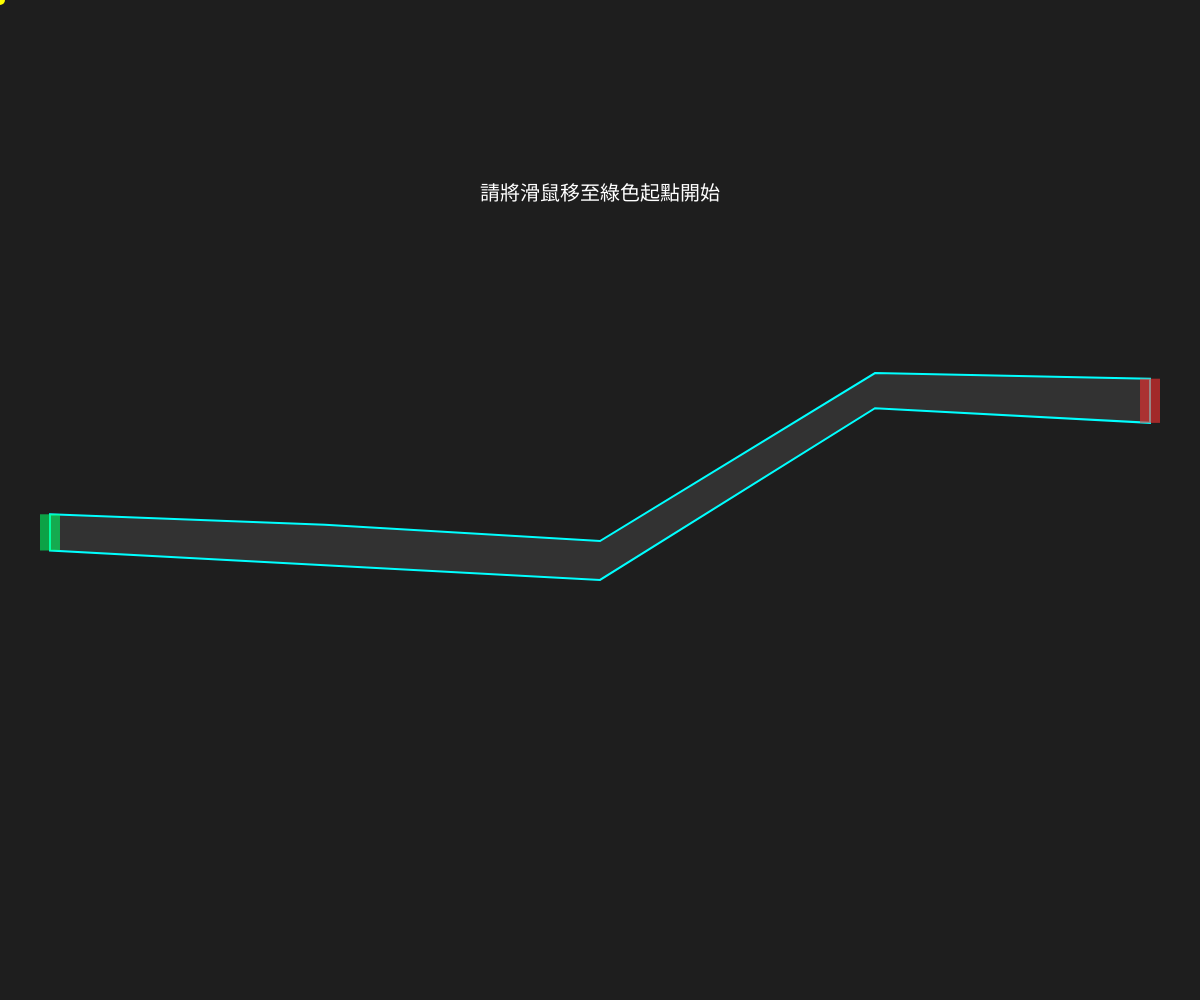
Frame 1 (no input)
Frame 60 (no input): identical to frame 1, image omitted
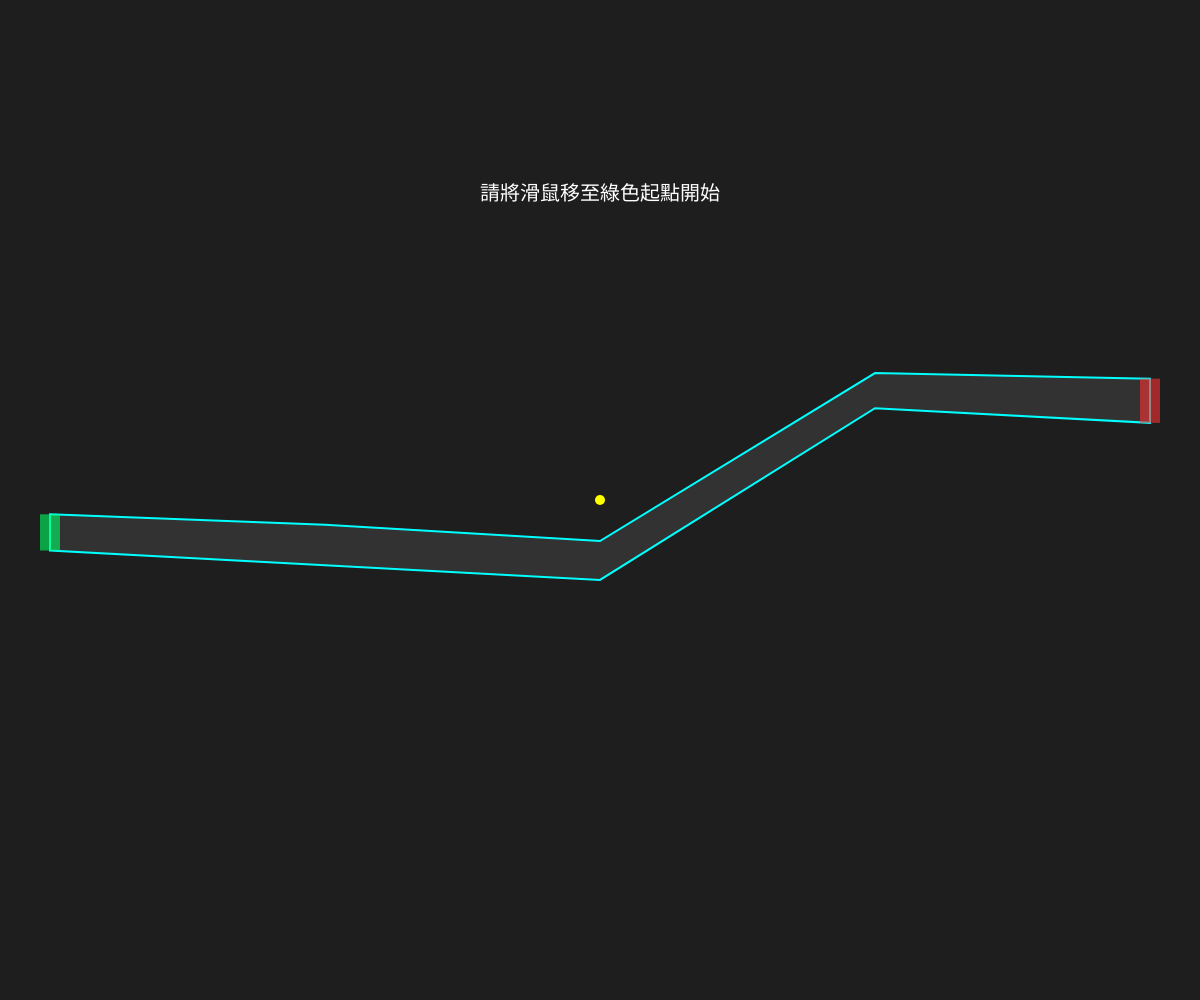
Frame 120 (the mouse pressed at the canvas centre since frame 60)

The p5.js sketch that drew these frames (run headless with seeded random() and noise() and a simulated clock; from frame 60 on, the mouse is pressed at the canvas centre):

// p5.js sketch
// ── sketch.js
let upperPoints = [];
let lowerPoints = [];
let gameState = "WAITING"; // WAITING, PLAYING, GAMEOVER, WIN

function setup() {
  createCanvas(windowWidth, windowHeight);
  noCursor(); // 隱藏預設游標
  initGame();
}

function initGame() {
  upperPoints = [];
  lowerPoints = [];
  gameState = "WAITING";

  let margin = 50;
  let spacing = (windowWidth - margin * 2) / 4;
  let x = margin;

  for (let i = 0; i < 5; i++) {
    let uy = random(height * 0.3, height * 0.6);
    let gap = random(30, 60); 
    upperPoints.push({x: x, y: uy});
    lowerPoints.push({x: x, y: uy + gap});
    x += spacing;
  }
}

function windowResized() {
  resizeCanvas(windowWidth, windowHeight);
}

function draw() {
  background(30); // 深色背景更有電流氛圍

  // 繪製路徑背景與邊界
  stroke(0, 255, 255); // 電光藍邊界
  strokeWeight(2);
  fill(50); // 路徑內部深灰色
  
  beginShape();
  for (let p of upperPoints) vertex(p.x, p.y);
  for (let i = lowerPoints.length - 1; i >= 0; i--) vertex(lowerPoints[i].x, lowerPoints[i].y);
  endShape(CLOSE);

  // 繪製起點與終點標示
  noStroke();
  fill(0, 255, 100, 150); // 起點綠色
  rect(upperPoints[0].x - 10, upperPoints[0].y, 20, lowerPoints[0].y - upperPoints[0].y);
  
  fill(255, 50, 50, 150); // 終點紅色
  rect(upperPoints[4].x - 10, upperPoints[4].y, 20, lowerPoints[4].y - upperPoints[4].y);

  // 遊戲邏輯處理
  if (gameState === "WAITING") {
    fill(255);
    textAlign(CENTER);
    textSize(20);
    text("請將滑鼠移至綠色起點開始", width / 2, height * 0.2);
    
    // 檢查是否進入起點
    if (dist(mouseX, mouseY, upperPoints[0].x, (upperPoints[0].y + lowerPoints[0].y)/2) < 30) {
      gameState = "PLAYING";
    }
  } 
  else if (gameState === "PLAYING") {
    if (!checkInside(mouseX, mouseY)) {
      gameState = "GAMEOVER";
    } else if (mouseX > upperPoints[4].x) {
      gameState = "WIN";
    }
  }

  // 顯示結果文字
  if (gameState === "GAMEOVER") {
    showOverlay("遊戲失敗", color(255, 50, 50));
  } else if (gameState === "WIN") {
    showOverlay("恭喜過關！", color(50, 255, 100));
  }

  // 繪製自定義滑鼠點
  fill(255, 255, 0); // 黃色亮點
  noStroke();
  ellipse(mouseX, mouseY, 10, 10);
}

function showOverlay(msg, col) {
    fill(0, 0, 0, 150);
    rect(0, 0, width, height);
    noStroke();
    fill(col);
    textSize(40);
    textAlign(CENTER, CENTER);
    text(msg, width / 2, height / 2);
    textSize(20);
    text("點擊滑鼠重新開始", width / 2, height / 2 + 50);
}

function mousePressed() {
  if (gameState === "GAMEOVER" || gameState === "WIN") {
    initGame();
  }
}

function checkInside(mx, my) {
  // 在起點之前不判定失敗（讓玩家有準備空間）
  if (mx < upperPoints[0].x) return true;
  
  // 超過終點
  if (mx > upperPoints[upperPoints.length - 1].x) {
    // 檢查是否是在終點的 Y 範圍內出去的
    let lastIdx = upperPoints.length - 1;
    if (my >= upperPoints[lastIdx].y && my <= lowerPoints[lastIdx].y) return true;
    return false;
  }
  
  // 線段插值碰撞偵測
  for (let i = 0; i < upperPoints.length - 1; i++) {
    if (mx >= upperPoints[i].x && mx <= upperPoints[i+1].x) {
      let t = (mx - upperPoints[i].x) / (upperPoints[i+1].x - upperPoints[i].x);
      let currentUpperY = lerp(upperPoints[i].y, upperPoints[i+1].y, t);
      let currentLowerY = lerp(lowerPoints[i].y, lowerPoints[i+1].y, t);
      
      // 回傳滑鼠是否在上下邊界內
      return (my >= currentUpperY && my <= currentLowerY);
    }
  }
  return false;
}
